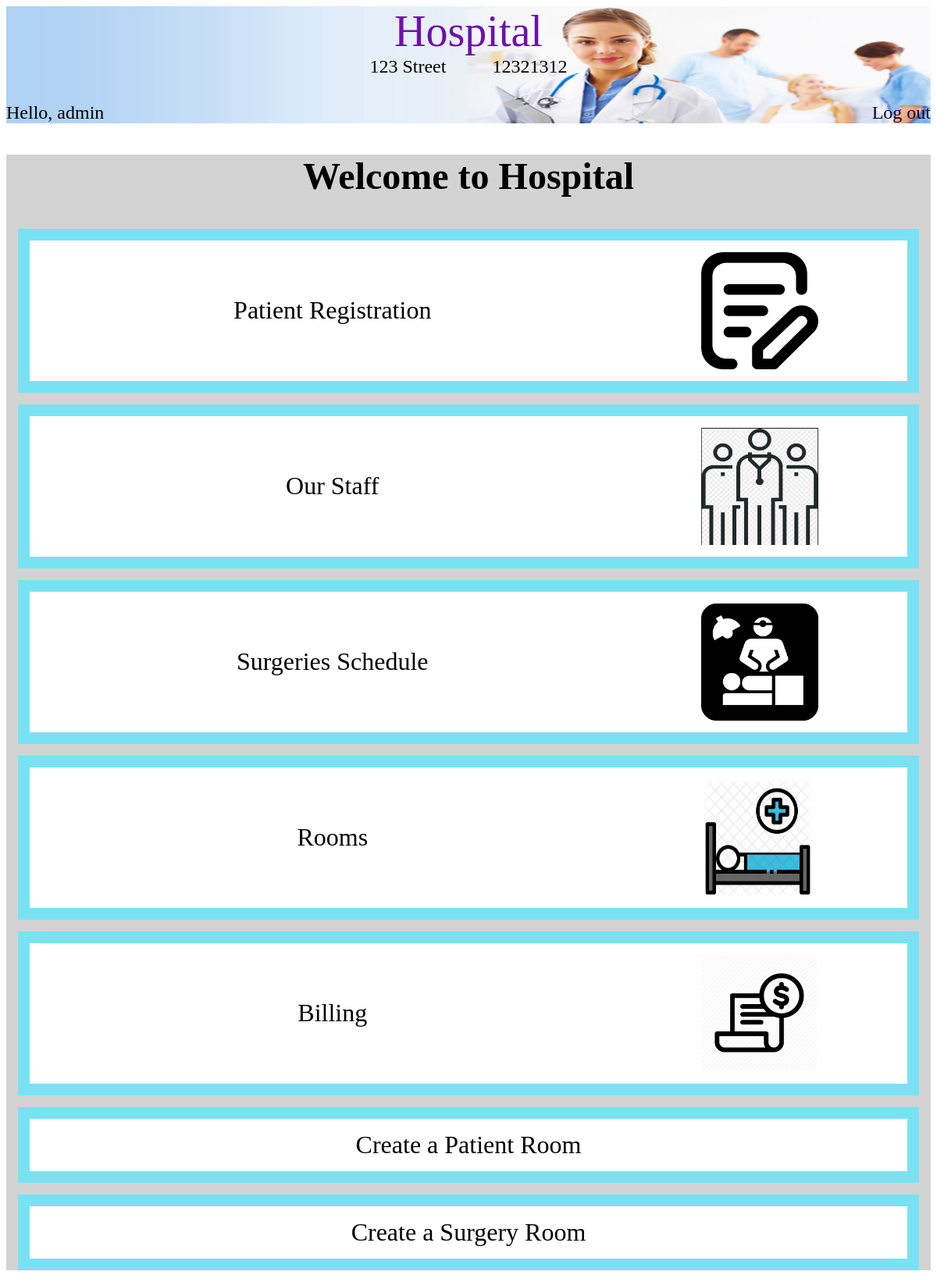
Screenshot of / (signed in) with the database file from the repository.
### hospital/models.py (models this page shows, shortened)
class Hospital(models.Model):
    name = models.CharField(max_length=50)
    address = models.CharField(max_length=100)
    phone_number = models.CharField(max_length=10)
    patient_rooms = models.ManyToManyField(PatientRoom, symmetrical=False)
    surgery_rooms = models.ManyToManyField(SurgeryRoom, symmetrical=False)
    patients = models.ManyToManyField(Patient, symmetrical=False)
    doctors = models.ManyToManyField(Doctors, symmetrical=False)
    nurses = models.ManyToManyField(Nurses, symmetrical=False)

### hospital/views.py (the view)
# urls.py: url(r'^$', views.home, name='home'),
def home(request):
    try:
        hospital = Hospital.objects.filter(id=1)[0]
    except IndexError:
        hospital = None
    return render(request, 'hospital/home.html', {'hospital': hospital})

### hospital/templates/hospital/home.html (shortened to what this page needs)
{% extends "hospital/base.html" %}
{% block header %}
    <div class="container_header">
        {% if hospital is not None %}
            <div class="container_hospital_info">
                <div class="hospital_title"><a class="hospital_title_text" href="{% url 'hospital:home' %}">{{ hospital.name }}</a></div>
                <div class="hospital_info">
                    <div>{{ hospital.address }}</div>
                    <div class="padding"></div>
                    <div>{{ hospital.phone_number }}</div>
                </div>
            </div>
        {% else %}
            <a href="/" class="logo">My Hospital</a>
        {% endif %}
        <div class="container_user_info">
            {% if user.is_authenticated %}
                <div class="user_name_info">Hello, {{user.username}}</div>
                <div><a class="log_out" href="{% url 'accounts:logout' %}">Log out</a></div>
            {% else %}
                <a href="{% url 'accounts:login' %}">Log in</a>
            {% endif %}
        </div>
    </div>
{% endblock %}
{% block content %}
    <div class="menu_items">
        {% if not hospital is None %}
            <div class="container_main_menu">
                <h2 class="title_main_menu">Welcome to {{ hospital.name }}</h2>
                {% if user.is_authenticated %}
                    <div class="home_list_container">
                        <div class="home_list_item_container">
                            <div class="home_list_item"><a class="home_list_item_text" href="{%url 'person:patient_details' %}">Patient Registration</a></div>
                            <div class="home_list_item_image" id="home_list_item_registration"></div>
                        </div>
                        <div class="home_list_item_container">
                            <div class="home_list_item"><a class="home_list_item_text" href="{%url 'person:staff_list' %}">Our Staff</a></div>
                            <div class="home_list_item_image" id="home_list_item_staff"></div>
                        </div>
                        <div class="home_list_item_container">
                            <div class="home_list_item"><a class="home_list_item_text" href="{% url 'hospital:surgery_schedule' %}">Surgeries Schedule</a></div>
                            <div class="home_list_item_image" id="home_list_item_surgery"></div>
                        </div>
                        <div class="home_list_item_container">
                            <div class="home_list_item"><a class="home_list_item_text" href="{% url 'hospital:rooms' %}">Rooms</a></div>
                            <div class="home_list_item_image" id="home_list_item_rooms"></div>
                        </div>
                        <div class="home_list_item_container">
                            <div class="home_list_item"><a class="home_list_item_text" href="">Billing</a></div>
                            <div class="home_list_item_image" id="home_list_item_bill"></div>
                        </div>
                        <div class="home_list_item_container">
                                <div class="home_list_item"><a class="home_list_item_text" href="{% url 'hospital:post_patient_room' %}">Create a Patient Room</a></div>
                            </div>
                        <div class="home_list_item_container">
                            <div class="home_list_item"><a class="home_list_item_text" href="{% url 'hospital:post_surgery_room' %}">Create a Surgery Room</a></div>
                        </div>
                    </div>
                {%endif%}
            </div>
        {% else %}
            <p>Your hospital has not been created yet</p>
            <a href="{% url 'hospital:post_hospital' %}">Click here to create one!</a>
        {% endif %}
    </div>
{% endblock %}

### hospital/static/css/hospital.css (style rules this page uses)
.table_row_not_available, .table_row_available, .padding { width: 5%; }
.container_user_info, .hospital_info { display: flex; flex-direction: row; justify-content: space-between; }
.container_hospital_info { display: flex; flex-direction: column; align-items: center; }
.hospital_info { width: 100%; justify-content: center; }
.container_header { background-image: url("hospital.jpg"); background-size: 100% 100%; height: 150px; display: flex; flex-direction: column; justify-content: space-between; }
.hospital_title_text { font-family: "Times New Roman", Times, serif; font-size: 3.5em; text-decoration: none; color: #6e11ad; }
.hospital_info, .container_user_info { font-family: "Times New Roman", Times, serif; font-size: 1.5em; text-decoration: none; color: black; }
.log_out { color: #150335; text-decoration: none; }
.home_list_item_container { display: flex; flex-direction: row; justify-content: space-around; border: 15px solid #79e2f2; padding: 15px; margin: 15px; background-color: white; }
.home_list_item_image { width: 150px; height: 150px; }
#home_list_item_registration { background-image: url("../icons/registration.png"); background-size: 100% 100%; }
#home_list_item_staff { background-image: url("../icons/staff.png"); background-size: 100% 100%; }
#home_list_item_surgery { background-image: url("../icons/surgery.png"); background-size: 100% 100%; }
#home_list_item_rooms { background-image: url("../icons/room.png"); background-size: 100% 100%; }
#home_list_item_bill { background-image: url("../icons/billing.png"); background-size: 100% 100%; }
.home_list_item_text { font-family: "Times New Roman", Times, serif; font-size: 2em; text-decoration: none; color: black; }
.home_list_item { display: flex; justify-content: center; flex-direction: column; text-align: center; width: 50%; }
.container_main_menu { background-color: lightgray; }
.title_main_menu { font-family: "Times New Roman", Times, serif; font-size: 3em; text-decoration: none; text-align: center; }

### rows the page displays
Hospital: name "Hospital", address "123 Street", phone_number "12321312"

### other values shown
{{ user.username }} "admin"
